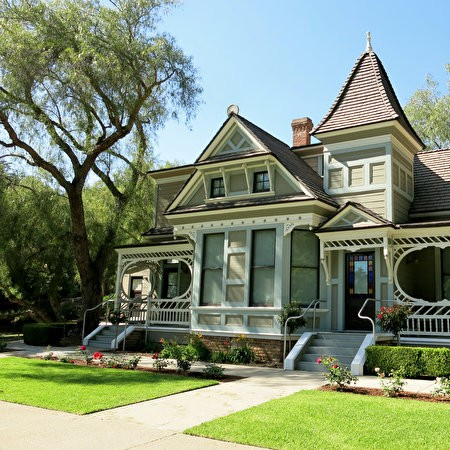
#> input picture Input/testleft.jpg, 450 x 450 px
$ python test.py
#> lines starting #> are read from the running program, lines starting #| are printed output that depends on the picture
### Transform/grayscale.py
#!/usr/bin/env python3
# -*- coding: utf-8 -*-
"""
Created on Tue Jun 16 17:06:30 2020

@author: augustinjose
"""


import numpy as np

def Grayscale(img):
    img_height, img_width = img.shape[:2]
    #channel = img.shape[2]
    gray = np.empty([img_height, img_width])
    value = 0
    for i in range(img_height):
        for j in range(img_width):
            value = max(img[i][j][0], img[i][j][1], img[i][j][2])
            gray[i][j] = (value/255.0) * 100
    return gray
'''
import cv2
image = cv2.imread("../Input/test.jpg")
out = Grayscale(image)
cv2.imwrite("Output/test480gray1.jpg", out)
'''

### Transform/gaussian.py
#!/usr/bin/env python3
# -*- coding: utf-8 -*-
"""
Created on Mon Jun 22 18:02:47 2020

@author: augustinjose
"""


import numpy as np
from PIL import Image
import cv2
def convolution(oldimage, kernel):
    #image = Image.fromarray(image, 'RGB')
    image_h = oldimage.shape[0]
    image_w = oldimage.shape[1]
    #print(image_h)

    kernel_h = kernel.shape[0]
    kernel_w = kernel.shape[1]
    #print(kernel_h)
    if(len(oldimage.shape) == 3):
        image_pad = np.pad(oldimage, pad_width=((kernel_h // 2, kernel_h // 2),(kernel_w // 2, kernel_w // 2),(0,0)), mode='constant', constant_values=0).astype(np.float32)
    elif(len(oldimage.shape) == 2):
        image_pad = np.pad(oldimage, pad_width=((kernel_h // 2, kernel_h // 2),(kernel_w // 2, kernel_w // 2)), mode='constant', constant_values=0).astype(np.float32)


    h = kernel_h // 2
    w = kernel_w // 2

    image_conv = np.zeros(image_pad.shape)

    for i in range(h, image_pad.shape[0]-h):
        for j in range(w, image_pad.shape[1]-w):
            #sum = 0
            x = image_pad[i-h:i-h+kernel_h, j-w:j-w+kernel_w]
            x = x.flatten()*kernel.flatten()
            image_conv[i][j] = x.sum()
    h_end = -h
    w_end = -w

    if(h == 0):
        return image_conv[h:,w:w_end]
    if(w == 0):
        return image_conv[h:h_end,w:]
    return image_conv[h:h_end,w:w_end]

def GaussianBlurImage(image, sigma):
    # [4 lines of commented-out code are left out]
    filter_size = 2 * int(4 * sigma + 0.5) + 1
    gaussian_filter = np.zeros((filter_size, filter_size), np.float32)
    m = filter_size//2
    n = filter_size//2

    for x in range(-m, m+1):
        for y in range(-n, n+1):
            x1 = 2*np.pi*(sigma**2)
            x2 = np.exp(-(x**2 + y**2)/(2* sigma**2))
            gaussian_filter[x+m, y+n] = (1/x1)*x2
    im_filtered = np.zeros_like(image, dtype=np.float32)
    '''
    gaussian_filter = np.array([[0.00390625,0.015625,0.0234375,0.015625,0.00390625],
                                [0.015625,0.0625,0.09375,0.0625,0.015625],
                                [0.0234375,0.09375,0.140625,0.09375,0.0234375],
                                [0.015625,0.0625,0.09375,0.0625,0.015625],
                                [0.00390625,0.015625,0.0234375,0.015625,0.00390625]])
    '''
    im_filtered[:, :] = convolution(image[:, :], gaussian_filter)
    #for c in range(3):
        #im_filtered[:, :, c] = convolution(image[:, :, c], gaussian_filter)
        #print(gaussian_filter)
    return (im_filtered.astype(np.uint8))
'''
image = GaussianBlurImage("img/test480gray1.jpg", 12)
img = Image.fromarray(image, 'L')
img.save('Output/testgray12480.jpg')
img.show()
'''

### Difference/FilterDiff.py
#!/usr/bin/env python3
# -*- coding: utf-8 -*-
"""
Created on Sun Jun 14 12:03:58 2020

@author: augustinjose
"""


import numpy as np

def filterDiff(img1, img2):
    img_height, img_width = img1.shape[:2]
    channel = 1#img1.shape[2]
    diff = np.empty([img_height, img_width, channel])
    pixel = 0
    for i in range(img_height):
        for j in range(img_width):
            for k in range(channel):
                pixel = img1[i][j] - img2[i][j]
                if pixel < 0:
                    pixel = 0
                diff[i][j][k] = pixel

    return diff
'''
import cv2
img2 = cv2.imread("../Input/testgray11480.jpg")
img1 = cv2.imread("../Input/testgray12480.jpg")
out = filterDiff(img1, img2)
cv2.imwrite("Output/Testgray480Diff1.jpg", out)
'''

### Descriptors/Descriptor.py
#!/usr/bin/env python3
# -*- coding: utf-8 -*-
"""
Created on Mon Jul 27 16:46:52 2020

@author: augustinjose
"""


import numpy as np

def descriptors(img, keypoints):
    img_height = img.shape[1]
    img_width = img.shape[0]
    descriptor = []
    for i in range(len(keypoints)):
        x = int(keypoints[i][0])
        y = int(keypoints[i][1])
        x_new = x-8
        y_new= y-8
        if x <= 10:
            continue
        if y <= 10:
            continue
        if img_width-x < 20:
            continue
        if img_height-y < 20:
            continue
        else:
            window = np.empty([16,16,2])
            for j in range(16):
                for k in range(16):
                    dx=int(img[x_new+j+1][y_new+k]) - int(img[x_new+j-1][y_new+k])
                    if dx==0:
                        dx=0.0001
                    dy=int(img[x_new+j][y_new+k+1]) - int(img[x_new+j][y_new+k-1])
                    window[j][k] = [((dx*dx)+(dy*dy))**0.5, dy/dx]
            desc=np.empty([4,4,2])
            for j in range(4):
                for k in range(4):
                    desc[j][k] = grad(window[j*4:((j*4)+4) , k*4:((k*4)+4)])
            D=[0,0,0,0]
            for j in range(4):
                for k in range(4):
                    if desc[j][k][1]<=1 and desc[j][k][1]>=0:
                        D[0] = D[0] + desc[j][k][0]
                    elif desc[j][k][1]>1:
                        D[1] = D[1] + desc[j][k][0]
                    elif desc[j][k][1]<-1:
                        D[2] = D[2] + desc[j][k][0]
                    elif desc[j][k][1]>=-1 and desc[j][k][1]<0:
                        D[3] = D[3] + desc[j][k][0]
            D.append([x,y])
        descriptor.append(D)
    return descriptor

def grad(array):
    flat = []
    for j in range(4):
        for k in range(4):
            flat.append(array[j][k][0])
    grad = max(flat)
    for i in range(len(flat)):
        if flat[i]==grad:
            pos=i
            break
    x = int(pos/4)
    y = pos%4
    return [grad, array[x][y][1]]

### Homography/keypointMatcher.py
import numpy as np

def Matcher(keypoints1, keypoints2):
    tolerance = 10
    new_keypoints_1 =[]
    new_keypoints_2 =[]
    err1 = 0
    err2 = 0
    err3 = 0
    err4 = 0
    err = 0
    error = tolerance
    pos1 = 0
    pos2 = 0
    for i in keypoints1:
        for j in keypoints2:
            err1 = i[0]-j[0]
            err2 = i[1]-j[1]
            err3 = i[2]-j[2]
            err4 = i[3]-j[3]
            err = abs(err1) + abs(err2) + abs(err3) + abs(err4)
            if err < tolerance:
                new_keypoints_1.append(i[4])
                new_keypoints_2.append(j[4])
                if err < error:
                    error = err
                    pos1 = i[4]
                    pos2 = j[4]
    return new_keypoints_1, new_keypoints_2, pos1, pos2

def Stitcher(img1, keypoints1, img2, keypoints2):
    width = img2.shape[1]
    height = img2.shape[0]
    final = []
    row = []
    for k in range(height):
        row = []
        for i in range(keypoints1[1]):
            row.append(img1[k,i,:])
        for j in range(keypoints2[1],width):
            row.append(img2[k,j,:])
        final.append(row)
    #print(keypoints1," ", keypoints2)
    '''
    final_image1 = img1[:,0:keypoints1[1],:]
    final_image2 = img2[:,keypoints2[1]:width,:]
    '''
    Final = np.array(final)
    #print(row[0])
    return Final

### test.py
#!/usr/bin/env python3
# -*- coding: utf-8 -*-
"""
Created on Mon Jun 22 18:03:19 2020

@author: augustinjose
"""

from Descriptors.Descriptor import descriptors
from Resize.bilinear import Bilinear
from Transform.grayscale import Grayscale
from Transform.gaussian import GaussianBlurImage
from Difference.FilterDiff import filterDiff
from Homography.keypointMatcher import Matcher, Stitcher

import cv2
#import numpy.linalg as LA
#import numpy as np

def sift(img):
    imgcopy = cv2.imread("Input/test.jpg")
    s =1.3
    sigma = 1
    k = 2**(1/s)
    val = k * sigma
    octave = 4
    Pyramid = []

    img = Grayscale(img)
    height = img.shape[0]
    width = img.shape[1]
    layer = img
    gray = img
    for i in range(octave):
        layer = GaussianBlurImage(layer, val)
        #layer = cv2.GaussianBlur(layer,(5,5), val)
        #name = "Test/img/layer"+str(i)+".jpg"
        #cv2.imwrite(name, layer)
        Pyramid.append(layer)
    Diff = []
    for j in range(len(Pyramid)-1):
        diff = filterDiff(Pyramid[j+1], Pyramid[j])
        #Name = "Test/img/Interdiff"+str(j)+".jpg"
        #cv2.imwrite(Name, diff)
        Diff.append(diff)


    keypoints0 =[]
    keypoints1 =[]
    keypoints2 =[]
    L0 = Diff[0]
    L1 = Diff[1]
    L2 = Diff[2]
    x = 0
    y = 0
    for i in range(1, height-1):

        if x%3!=0:
            x=x+1
            continue
        x=x+1

        for j in range(1, width-1):

            if y%3!=0:
                y=y+1
                continue
            y=y+1

            Pixel0 = max(L0[i-1][j-1], L0[i-1][j], L0[i-1][j+1],
                         L0[i][j-1], L0[i][j+1],
                         L0[i+1][j-1], L0[i+1][j], L0[i+1][j+1])
            Pixel1 = max(L1[i-1][j-1], L1[i-1][j], L1[i-1][j+1],
                         L1[i][j-1], L1[i][j+1],
                         L1[i+1][j-1], L1[i+1][j], L1[i+1][j+1])
            Pixel2 = max(L2[i-1][j-1], L2[i-1][j], L2[i-1][j+1],
                         L2[i][j-1], L2[i][j], L2[i][j+1],
                         L2[i+1][j-1], L2[i+1][j], L2[i+1][j+1])

            pixel0 = min(L0[i-1][j-1], L0[i-1][j], L0[i-1][j+1],
                         L0[i][j-1], L0[i][j+1],
                         L0[i+1][j-1], L0[i+1][j], L0[i+1][j+1])
            pixel1 = min(L1[i-1][j-1], L1[i-1][j], L1[i-1][j+1],
                         L1[i][j-1], L1[i][j+1],
                         L1[i+1][j-1], L1[i+1][j], L1[i+1][j+1])
            pixel2 = min(L2[i-1][j-1], L2[i-1][j], L2[i-1][j+1],
                         L2[i][j-1], L2[i][j], L2[i][j+1],
                         L2[i+1][j-1], L2[i+1][j], L2[i+1][j+1])


            if L0[i][j] > Pixel0:
                keypoints0.append([i,j])
            if L0[i][j] < pixel0:
                keypoints0.append([i,j])
            if L1[i][j] > Pixel1:
                keypoints1.append([i,j])
            if L1[i][j] < pixel1:
                keypoints1.append([i,j])
            if L2[i][j] > Pixel2:
                keypoints2.append([i,j])
            if L2[i][j] < pixel2:
                keypoints2.append([i,j])

    #print(keypoints[1])
    #print(keypoints[1][0])
    imgcopy0 = imgcopy
    imgcopy1 = imgcopy
    imgcopy2 = imgcopy

    k_descriptors = descriptors(gray, keypoints0)
    #print(k_descriptors)
    '''
    for i in range(len(keypoints0)):
        cv2.circle(imgcopy0, (int(keypoints0[i][1]), int(keypoints0[i][0])), 1, (0, 0, 255), -1)

    for i in range(len(keypoints1)):
        cv2.circle(imgcopy1, (int(keypoints1[i][1]), int(keypoints1[i][0])), 1, (0, 0, 255), -1)
    for i in range(len(keypoints2)):
        cv2.circle(imgcopy2, (int(keypoints2[i][1]), int(keypoints2[i][0])), 1, (0, 0, 255), -1)


    cv2.imwrite("Test/img/LayerCheck0.jpg", imgcopy0)

    cv2.imwrite("Test/img/LayerCheck1.jpg", imgcopy1)
    cv2.imwrite("Test/img/LayerCheck2.jpg", imgcopy2)
    '''
    return k_descriptors
img1 = cv2.imread("Input/testleft.jpg")
#> img1 is the input picture: shape (450, 450, 3); mean B, G, R 117.4, 140.9, 126.9
img2 = cv2.imread("Input/testright.jpg")
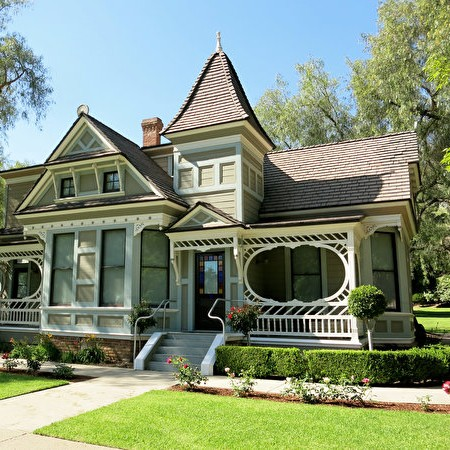
#> input picture Input/testright.jpg, 450 x 450 px
#> img2 is the input picture: shape (450, 450, 3); mean B, G, R 121.3, 144.9, 130.8
k1 = sift(img1)
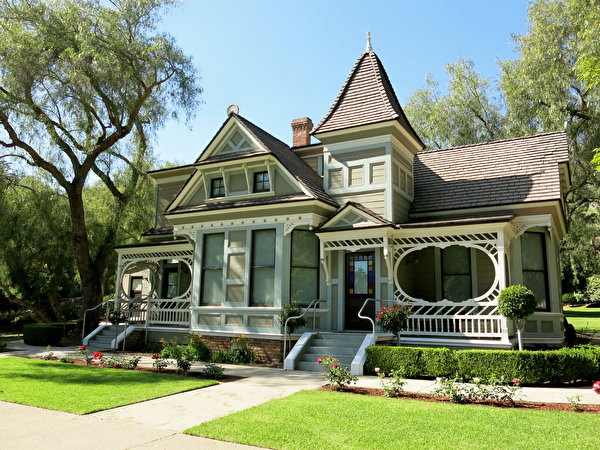
#> input picture Input/test.jpg, 600 x 450 px
#> in sift, imgcopy is the input picture: shape (450, 600, 3); mean B, G, R 112.8, 139, 126
#> after the loop in Grayscale, `for i in range(img_height):`:
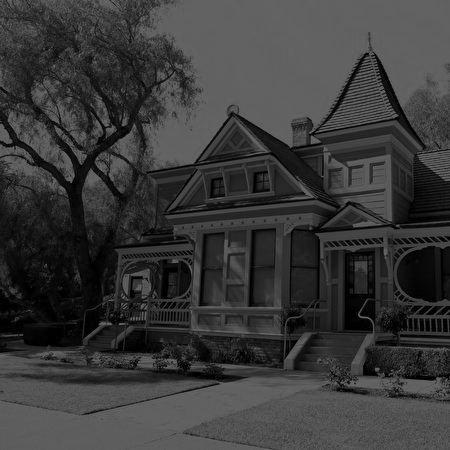
#> gray: shape (450, 450) float64; min 0, max 100, mean 57.9
#> the loop in sift, `for i in range(octave):` made 4 passes
#> pass 2, in convolution (call 2), `image_pad = np.pad(oldimage, pad_width=((kernel_h // 2, kernel_h // 2)..`:
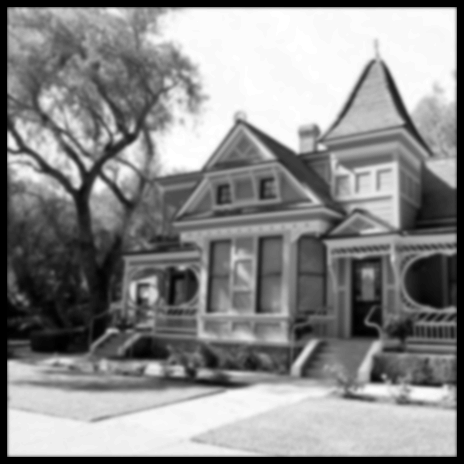
#> image_pad: shape (464, 464) float32; min 0, max 99, mean 53.6; drawn with min black and max white
#> after the loop in sift, `for i in range(octave):`: Pyramid = 4 items
#> the loop in sift, `for j in range(len(Pyramid)-1):` made 3 passes
#> pass 1, in sift, `diff = filterDiff(Pyramid[j+1], Pyramid[j])`:
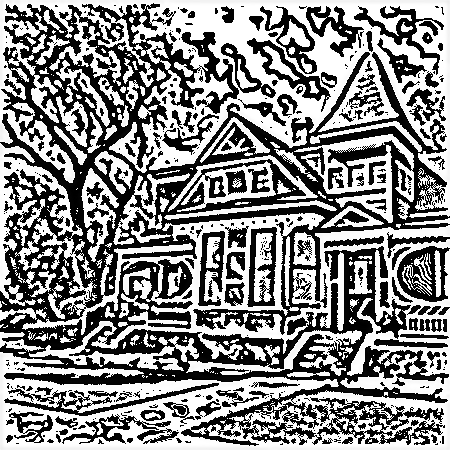
#> diff: shape (450, 450, 1) float64; min 0, max 255, mean 136.7
#> after the loop in sift, `for j in range(len(Pyramid)-1):`: Diff = 3 items
#> after the loop in sift, `for i in range(1, height-1):`: keypoints0 = 631 pairs, first value 1 to 448, second value 1 to 448; keypoints1 = 284 pairs, first value 1 to 448, second value 1 to 447; keypoints2 = []; x = 448; y = 67200
#> the loop in descriptors, `for i in range(len(keypoints)):` made 631 passes
#> (x_new, y_new) on passes 8, 10, 11, 12, 13, 14, 16, 17, 18, 19: (5, 16), (8, 138), (14, 52), (14, 118), (17, 24), (17, 30), (20, 125), (26, 72), (26, 75), (29, 143)
#> (x_new, y_new) on passes 1 to 6: (-7, 26), (-7, 440), (-4, 79), (-4, 133), (-4, 148), (-4, 151)
k2 = sift(img2)
#> after the loop in Grayscale (call 2), `for i in range(img_height):`:
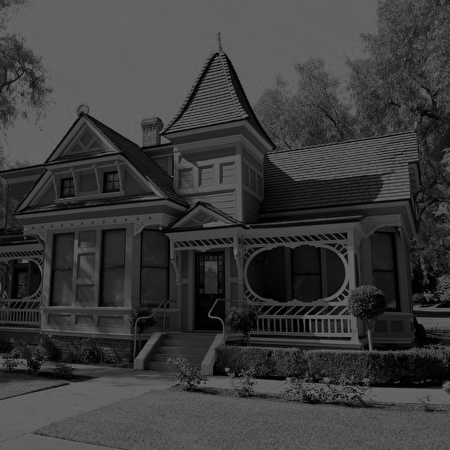
#> gray: shape (450, 450) float64; min 0, max 100, mean 59.9
#> the loop in sift (call 2), `for j in range(len(Pyramid)-1):` made 3 passes
#> pass 3, in sift (call 2), `diff = filterDiff(Pyramid[j+1], Pyramid[j])`:
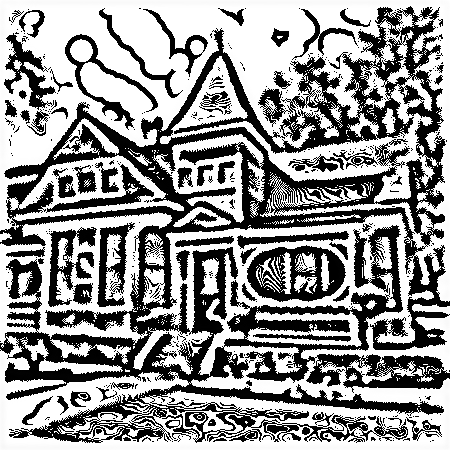
#> diff: shape (450, 450, 1) float64; min 0, max 255, mean 147.7
f1, f2, p1, p2 = Matcher(k1,k2)
#> the loop in Matcher, `for i in keypoints1:` made 574 passes
#> i on passes 1 to 3: [182.4, 46.62, 252.7, 159.7, [13, 24]], [56.08, 447.5, 234.5, 75.01, [16, 146]], [75.88, 96.81, 289.9, 152.8, [22, 60]]
#print(p1,"  ",p2)
fi1 = Stitcher(img1, p1, img2, p2)
#cv2.imwrite("Test/img/imgFinalLeft.jpg", fi1)
cv2.imwrite("Test/img/Final.jpg", fi1)
'''
for i in range(len(f1)):
    cv2.circle(img1, (int(f1[i][1]), int(f1[i][0])), 1, (0, 0, 255), -1)
for i in range(len(f2)):
    cv2.circle(img2, (int(f2[i][1]), int(f2[i][0])), 1, (0, 0, 255), -1)
cv2.imwrite("Test/img/imgLeft.jpg", img1)
cv2.imwrite("Test/img/imgRight.jpg", img2)
'''
